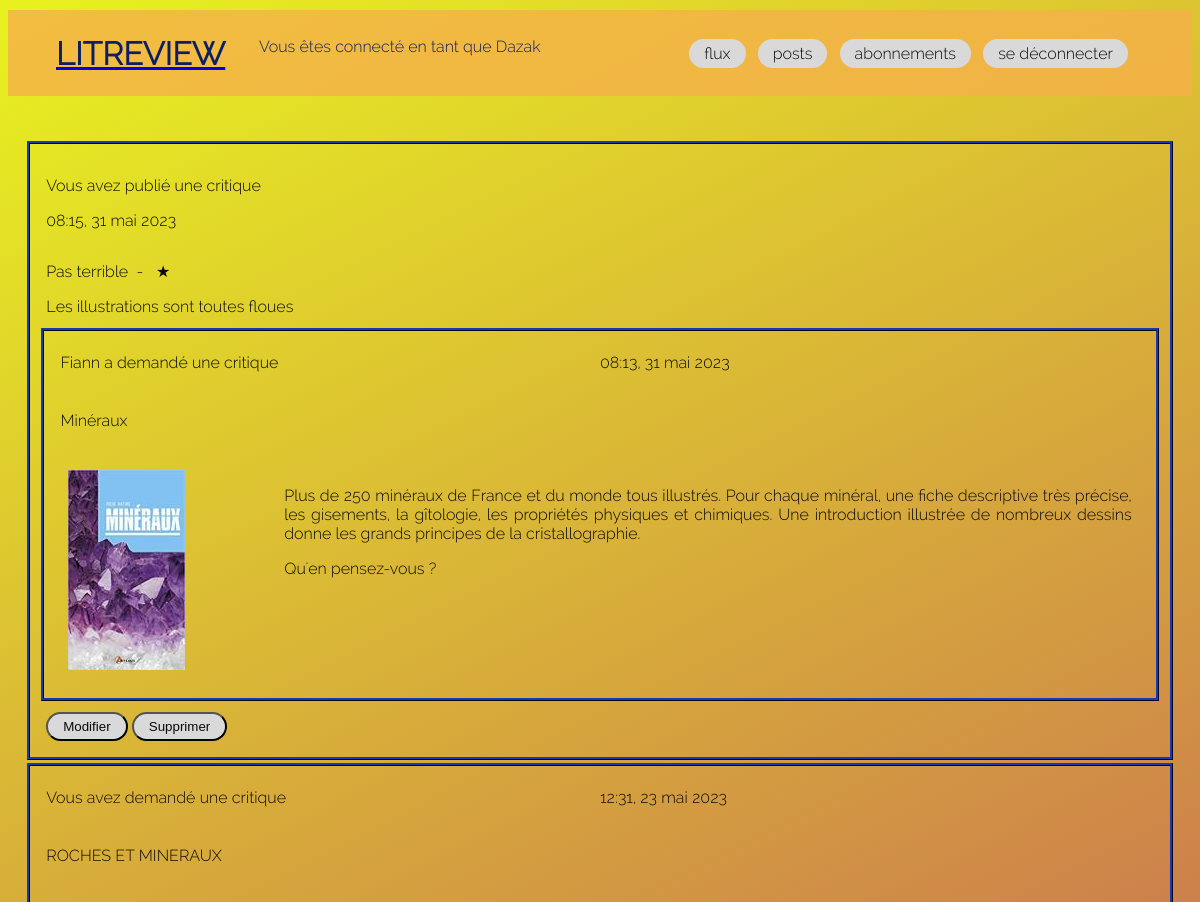
Page /posts (signed in, upper part) on the earlier database version.
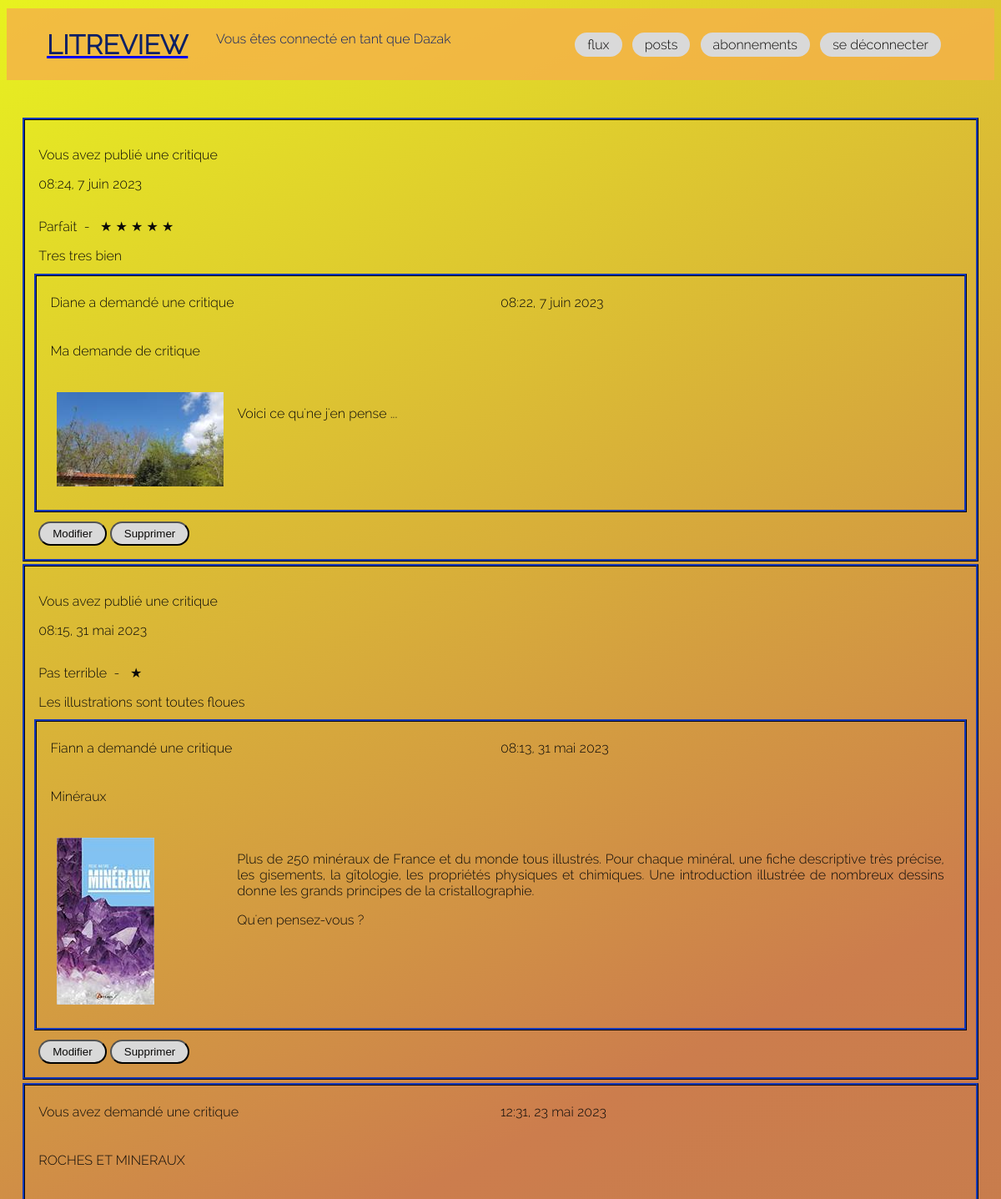
Same page on the later database version.
### review/models.py (models this page shows, shortened)
class Review(models.Model):
    ticket = models.ForeignKey(to=Ticket, on_delete=models.CASCADE)
    rating = models.PositiveSmallIntegerField(
        validators=[MinValueValidator(0), MaxValueValidator(5)])
    headline = models.CharField(max_length=128)
    body = models.CharField(max_length=8192, blank=True)
    user = models.ForeignKey(
        to=settings.AUTH_USER_MODEL, on_delete=models.CASCADE)
    time_created = models.DateTimeField(auto_now_add=True)

class Ticket(models.Model):
    title = models.CharField(max_length=128)
    description = models.TextField(max_length=2048, blank=True)
    user = models.ForeignKey(to=settings.AUTH_USER_MODEL,
                             on_delete=models.CASCADE)
    image = models.ImageField(null=True, blank=True,
                              upload_to='img')
    time_created = models.DateTimeField(auto_now_add=True)
    IMAGE_MAX_SIZE = (200, 200)

### review/views.py (the view)
# urls.py: path('posts', views.posts, name='posts'),
@login_required
def posts(request):
    reviews = Review.objects.filter(user=request.user)
    tickets = Ticket.objects.filter(user=request.user)
    merge_tickets_and_reviews = chain(tickets, reviews)
    tickets_and_reviews = sorted(merge_tickets_and_reviews,
                                 key=lambda x: x.time_created,
                                 reverse=True)
    context = {'tickets_and_reviews': tickets_and_reviews}
    return render(request, 'review/posts.html', context=context)

### review/templatetags/review_tags.py (called while the page is built)
@register.filter
def model_type(value):
    return type(value).__name__

@register.filter
def has_review(value):
    reviews = Review.objects.filter(Q(ticket=value) & ~Q(user=value.user))
    return reviews

### templates/review/posts.html
{% extends "base.html" %}
{% load review_tags %}
{% block content %}
{% include 'base/message.html'%}
<div class="feed__messages">
    {% for instance in tickets_and_reviews %}
        {% if instance|model_type == 'Ticket' %}
            {% include 'review/ticket/ticket_info.html' with ticket_posts=True %}
        {% elif instance|model_type == 'Review' %}
            {% include 'review/review/review_info.html' with review_posts=True %}
        {% endif %}
    {% endfor %}
</div>
{% endblock %}

### templates/review/review/review_info.html
<div class="cadre_info">
    <div class="review_info__1">
        {% if instance.user == request.user %}
            <p>Vous avez publié une critique</p>
        {% else %}
            <p>{{instance.user|title}} a publié une critique</p>
        {% endif %}
        <p class="review_info__date">
            {{ instance.time_created | time}}, {{ instance.time_created | date}}
        </p>
    </div>
    <div>
        {{instance.headline}} &nbsp;- &nbsp;
        {% with ''|center:instance.rating as range %}
        {% for _ in range %}
            &#9733;
        {% endfor %}
        {% endwith %}
    </div>
    <div>
        {{instance.body}}
    </div>
    {% include 'review/ticket/ticket_info.html' with instance=instance.ticket %}
    {% if review_posts %}
       <div>
          <a href="{% url 'review:update_review' instance.id %}"><button class="btn">Modifier</button></a>
          <a href="{% url 'review:delete_review' instance.id %}"><button class="btn">Supprimer</button></a>
       </div>
    {% endif %}
</div>

### templates/review/ticket/ticket_info.html (shortened to what this page needs)
{% load review_tags %}
{% load static %}
   <div class="cadre_info">
      <div class="ticket_info__1">
         {% if instance.user == request.user %}
            <p>Vous avez demandé une critique</p>
         {% else %}
            <p>{{instance.user|title}} a demandé une critique</p>
         {% endif %}
         <p class="ticket_info__date">
            {{ instance.time_created | time}}, {{ instance.time_created | date}}
         </p>
      </div>
      <div>
         <p>{{ instance.title }}</p>
      </div>
      <div class="ticket_info__2">
         <div>
            {% if instance.image %}
               <img src="{{instance.image.url }}">
            {% else %}
               <img src="{% static 'assets/default_image.png'%}">
            {% endif %}
         </div>
         <div class="ticket_info__2__text">
            {{ instance.description|linebreaks }}
            <div>
            </div>
         </div>
      </div>
   </div>

Differences in the rows shown:
added Review: shows "Vous avez publié une critique", time_created "08:24", time_created "7 juin 2023", headline "Parfait", rating 5 (drawn), body "Tres tres bien", user "Diane", time_created "08:22", title "Ma demande de critique", image (picture), description "Voici ce qu'ne j'en pense ...", shows "Modifier"
